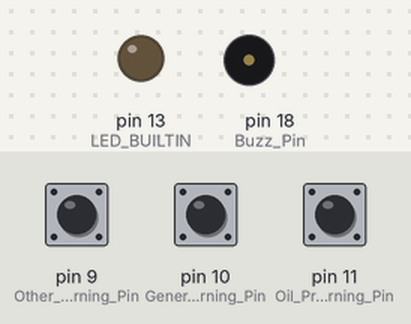
This sketch was run on a simulated Arduino Leonardo, built with avr-gcc and run on an emulated ATmega32U4. On the bench: output pins drawn as LEDs (lit = HIGH), buzzer (waves = sounding). The test bench sets the inputs (shaded band); at power-on: pin 11 (Oil_Pressure_Warning_Pin) HIGH, pin 9 (Other_Warning_Pin) HIGH, pin 10 (General_Warning_Pin) HIGH.

Above: at 3.2 s.
3.3 s: pin 11 (Oil_Pressure_Warning_Pin) pulled LOW for 3.2 s
At 5.22 s:
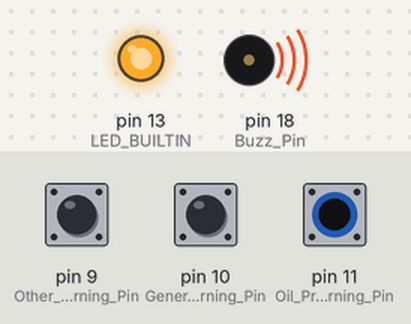
At 6.2 s:
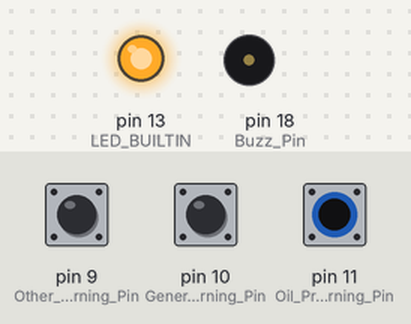
Timing chart, 0 to 8.5 s (numbered marks = the images above; inputs shaded):
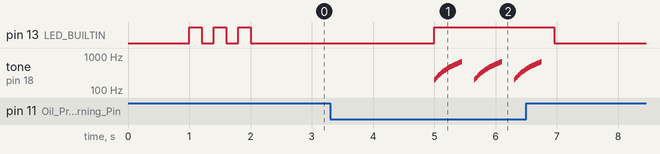

The sketch:

Warning_Sounds.ino
```cpp
// Warning Sounds
// for inputs from Speedometer and/or RPM meter
// and central Fuel/Temperature/Volts meter
// an amplified speaker should be connected
// input pins active LOW


#define Version "Warning Sounds V2"


// Using Leonardo Tiny
// Atmega32U4
// Available pins
// A0(18) A1(19) A2(20)
// D9 D10 D11
// Serial 1 TX(1) RX(0)
// I2C SCA(2) SCL(3)
// D13 for LED


// Pin definitions for inputs
// general warning pins could all be combined into one via a diode
// leaving only the Oil Pressure warning as special
#define Other_Warning_Pin 9          // Input from Speedometer or RPM meter
#define General_Warning_Pin 10       // Input from Fuel/Temp/Volts
#define Oil_Pressure_Warning_Pin 11  // Input specifically for Oil Pressure


// Pin definitions for outputs
// LED_BUILTIN is predefined
#define Buzz_Pin 18                         // Speaker for warning sounds analog pin A0


// Buzzer variables
const int Buzz_Loop = 3, Buzz_Step = 20;
int Buzz_Count, Buzz_Hz;


// Times of last important events
uint32_t Oil_Sound_Time, Warn_Time, Last_blink_Time;
uint32_t Warn_Interval = 15000;
bool Startup_Mode = true;


// ##################################################################################################################################################


void setup() {

  // Outputs
  pinMode(Buzz_Pin, OUTPUT);
  pinMode(LED_BUILTIN, OUTPUT);
  noTone(Buzz_Pin);

  // Digital inputs
  pinMode(Other_Warning_Pin, INPUT_PULLUP);
  pinMode(General_Warning_Pin, INPUT_PULLUP);
  pinMode(Oil_Pressure_Warning_Pin, INPUT_PULLUP);

  // Analog


  // LED triple blink to indicate correct startup
  delay(1000);
  digitalWrite(LED_BUILTIN, LOW);
  digitalWrite(LED_BUILTIN, HIGH);
  delay(200);
  digitalWrite(LED_BUILTIN, LOW);
  delay(200);
  digitalWrite(LED_BUILTIN, HIGH);
  delay(200);
  digitalWrite(LED_BUILTIN, LOW);
  delay(200);
  digitalWrite(LED_BUILTIN, HIGH);
  delay(200);
  digitalWrite(LED_BUILTIN, LOW);
  Last_blink_Time = millis();
}


// ##################################################################################################################################################


void loop() {


  if ((digitalRead(Oil_Pressure_Warning_Pin) == LOW) && ((millis() - Oil_Sound_Time) > (Warn_Interval / 3))) {
    digitalWrite(LED_BUILTIN, HIGH);
    Oil_Sound_Time = millis();
    for (Buzz_Count = 0; Buzz_Count < Buzz_Loop; Buzz_Count++)
    // loop the required number of buzzer sounds
    {
      for (Buzz_Hz = 200; Buzz_Hz < 700; Buzz_Hz += Buzz_Step) {
        tone(Buzz_Pin, Buzz_Hz, Buzz_Step);
        // allows some time for each frequency to play
        delay(Buzz_Step - (Buzz_Step / 10));
      }
      // allows a gap between each alarm loop
      delay(Buzz_Step * 10);
    }
    noTone(Buzz_Pin);
    digitalWrite(LED_BUILTIN, LOW);
    Last_blink_Time = millis();
  }

  else if ((digitalRead(Other_Warning_Pin) == LOW) && ((millis() - Warn_Time) > Warn_Interval)) {
    digitalWrite(LED_BUILTIN, HIGH);
    Warn_Time = millis();
    // Rising sound
    tone(Buzz_Pin, 200, 200);
    delay(190);
    tone(Buzz_Pin, 600, 200);
    delay(210);
    noTone(Buzz_Pin);
    digitalWrite(LED_BUILTIN, LOW);
    Last_blink_Time = millis();
  }

  else if ((digitalRead(General_Warning_Pin) == LOW) && ((millis() - Warn_Time) > Warn_Interval)) {
    digitalWrite(LED_BUILTIN, HIGH);
    Warn_Time = millis();
    // Falling sound
    tone(Buzz_Pin, 600, 200);
    delay(190);
    tone(Buzz_Pin, 200, 200);
    delay(210);
    noTone(Buzz_Pin);
    digitalWrite(LED_BUILTIN, LOW);
    Last_blink_Time = millis();
  }

  // Blink every 10 seconds as proof of life

  if (millis() > (Last_blink_Time + 10000)) {
    digitalWrite(LED_BUILTIN, HIGH);
    delay(100);
    digitalWrite(LED_BUILTIN, LOW);
    Last_blink_Time = millis();
  }


}  // end void loop


// ##################################################################################################################################################
```

Measured:
- after the input at 3.3 s, tone on pin 18 (Buzz_Pin): plays 200 Hz for 0.02 s, 220 Hz for 0.02 s, 240 Hz for 0.02 s, 260 Hz for 0.02 s, 280 Hz for 0.02 s, 300 Hz for 0.02 s … (75 notes in this stretch), starting after 1.7 s
